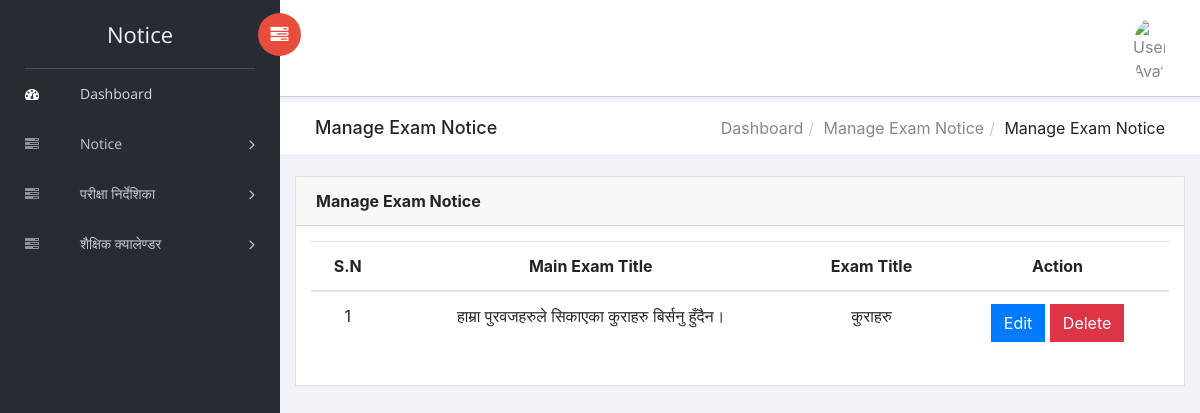
The page /Dashboard/Notice-Dashboard/exam/manageExamNotice.php on the database its author committed.
### tables this page shows
CREATE TABLE `examnotice` (
  `id` int(11) NOT NULL,
  `main_title` varchar(255) NOT NULL,
  `title` varchar(255) NOT NULL,
  `file` text NOT NULL
);

### Dashboard/Notice-Dashboard/exam/manageExamNotice.php (the view, shortened to what this page needs)
<?php session_start();
include('includes/dbconnection.php');
  ?>
<!doctype html>
<html class="no-js" lang="en">
<head>
    <link rel="stylesheet" href="../vendors/bootstrap/dist/css/bootstrap.min.css">
    <link rel="stylesheet" href="../vendors/font-awesome/css/font-awesome.min.css">
    <link rel="stylesheet" href="../vendors/themify-icons/css/themify-icons.css">
    <link rel="stylesheet" href="../vendors/flag-icon-css/css/flag-icon.min.css">
    <link rel="stylesheet" href="../vendors/selectFX/css/cs-skin-elastic.css">
    <link rel="stylesheet" href="../assets/css/style.css">
</head>
<body>
    <?php include_once('./includes/sidebar.php');?>
    <div id="right-panel" class="right-panel">
    <?php include_once('./includes/header.php');?>
        <div class="breadcrumbs">
            <div class="col-sm-4">
                <div class="page-header float-left">
                    <div class="page-title">
                        <h1>Manage Exam Notice</h1>
                    </div>
                </div>
            </div>
            <div class="col-sm-8">
                <div class="page-header float-right">
                    <div class="page-title">
                        <ol class="breadcrumb text-right">
                            <li><a href="N-admin.php">Dashboard</a></li>
                            <li><a href="manage-notice.php">Manage Exam Notice</a></li>
                            <li class="active">Manage Exam Notice</li>
                        </ol>
                    </div>
                </div>
            </div>
        </div>
        <div class="content mt-3">
            <div class="animated fadeIn">
                <div class="row">
                    <div class="col-lg-12">
                        <div class="card">
                            <div class="card-header">
                                <strong class="card-title">Manage Exam Notice</strong>
                            </div>
                            <div class="card-body">
                                <table class="table">
                                    <thead>
                                        <tr class="text-center">
                                            <th>S.N</th>
                                            <th>Main Exam Title</th>
                                            <th>Exam Title</th>
                                            <th>Action</th>
                                        </tr>
                                    </thead>
                                    <?php
                                        $sql = "SELECT * FROM examnotice";
                                        $query = $dbh -> prepare($sql);
                                        $query->execute();
                                        $results=$query->fetchAll(PDO::FETCH_OBJ);
                                        $cnt=1;
                                        if($query->rowCount() > 0)
                                        {
                                        foreach($results as $row)
                                        {
                                    ?>
                                    <tr class="text-center">
                                      <td><?php echo htmlentities($cnt);?></td>
                                      <td><?php  echo htmlentities($row->main_title);?></td>
                                      <td><?php  echo htmlentities($row->title);?></td>
                                      <td><a href="editExamNotice.php?editid=<?php echo htmlentities ($row->id);?>" class="btn btn-primary">Edit</a>
                                          <a href="manageExamNotice.php?delid=<?php echo htmlentities ($row->id);?>" class="btn btn-danger" onclick="return confirm('Do you really want to delete?');">Delete</a>
                                      </td>
                                    </tr>
                                   <?php $cnt=$cnt+1;}} ?>
                                </table>
                            </div>
                        </div>
                    </div>
                </div>
            </div>
        </div>
    </div>
</body>
</html>

### rows shown on the page
examnotice: main_title "हाम्रा पुरवजहरुले सिकाएका कुराहरु बिर्सनु हुँदैन।", title "कुराहरु"
